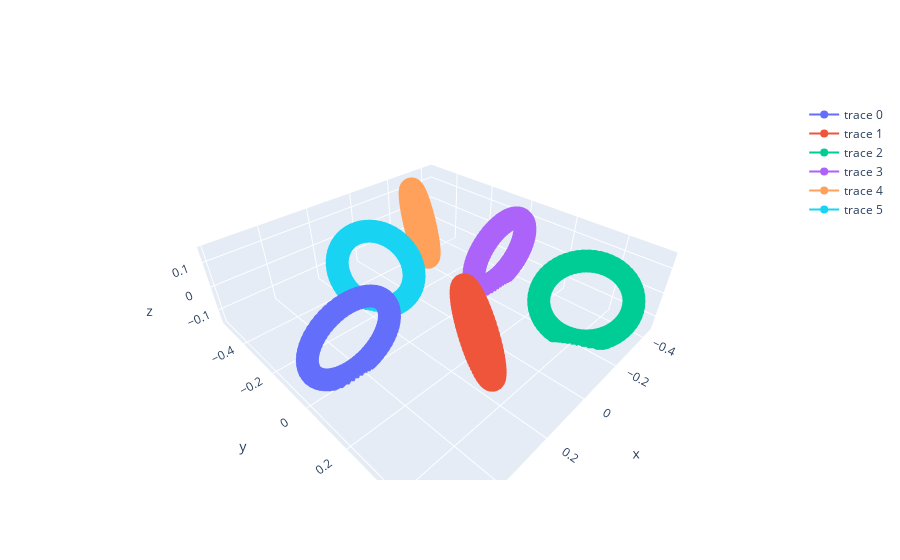

Here is the notebook cell this chart was saved with:
### Code cell
import plotly.graph_objects as go
ax = go.Figure()
[ax.add_trace(go.Scatter3d(x=coil.curve.gamma()[:,0], y=coil.curve.gamma()[:,1], z=coil.curve.gamma()[:,2])) for coil in bs.coils]
ax.update_layout(scene_aspectmode="data")
# ax.show()
